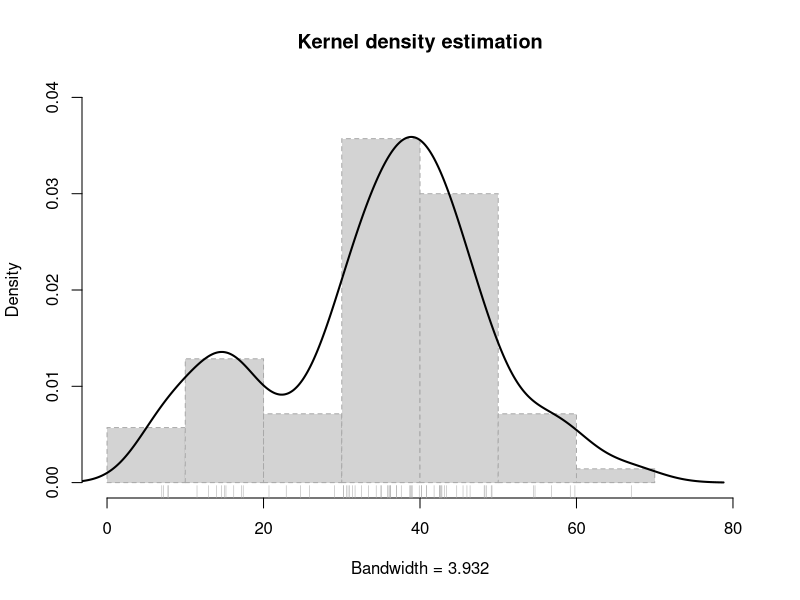
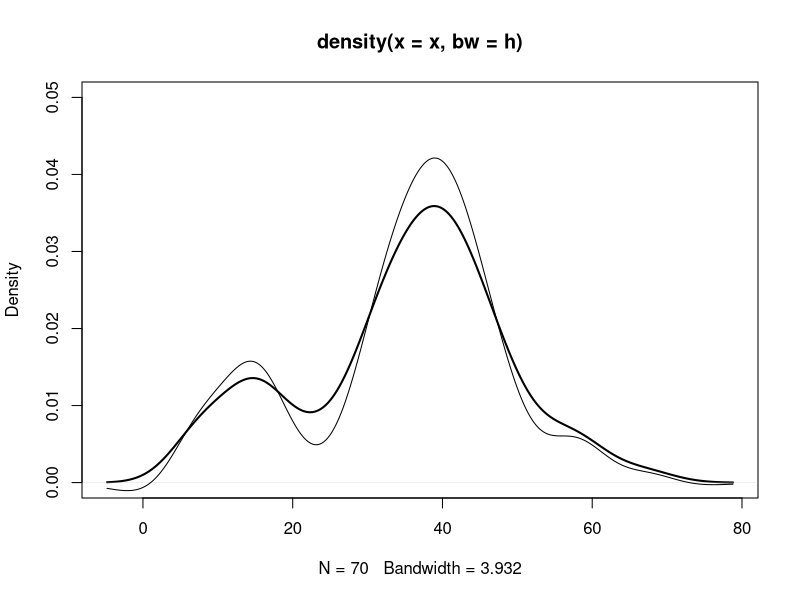
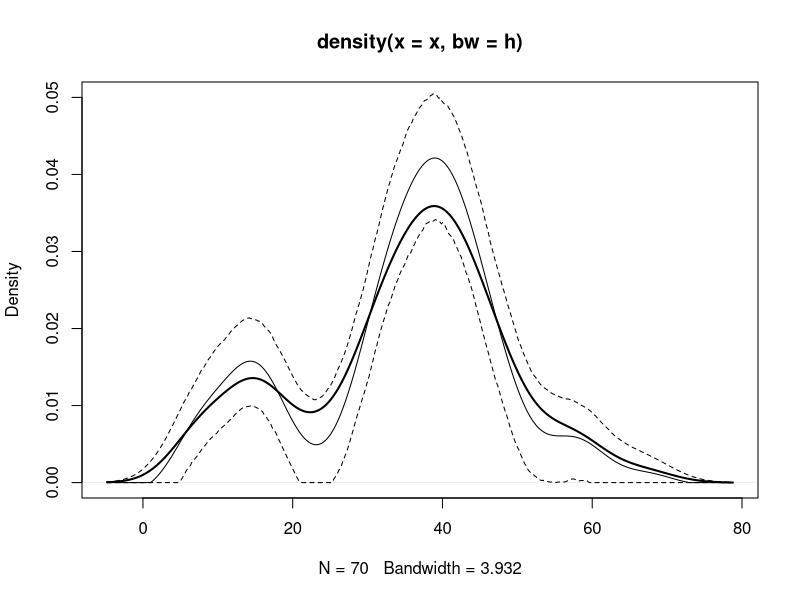
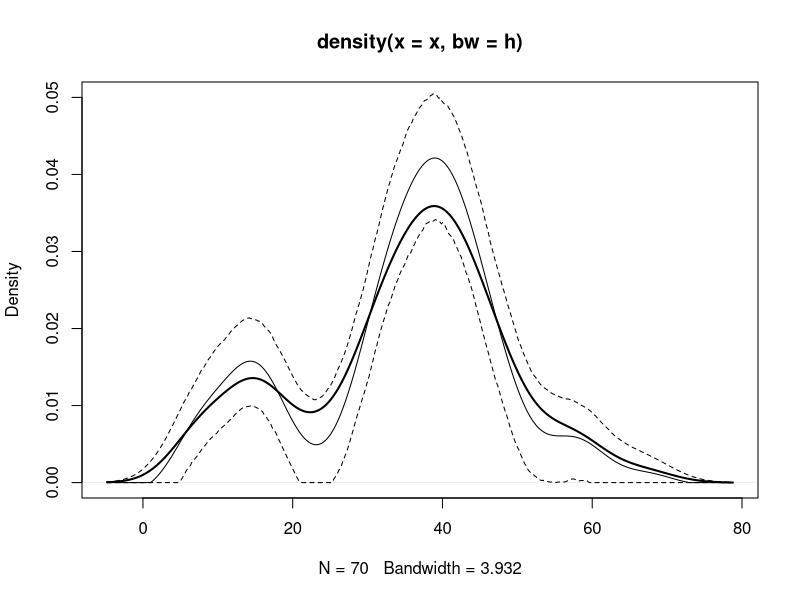
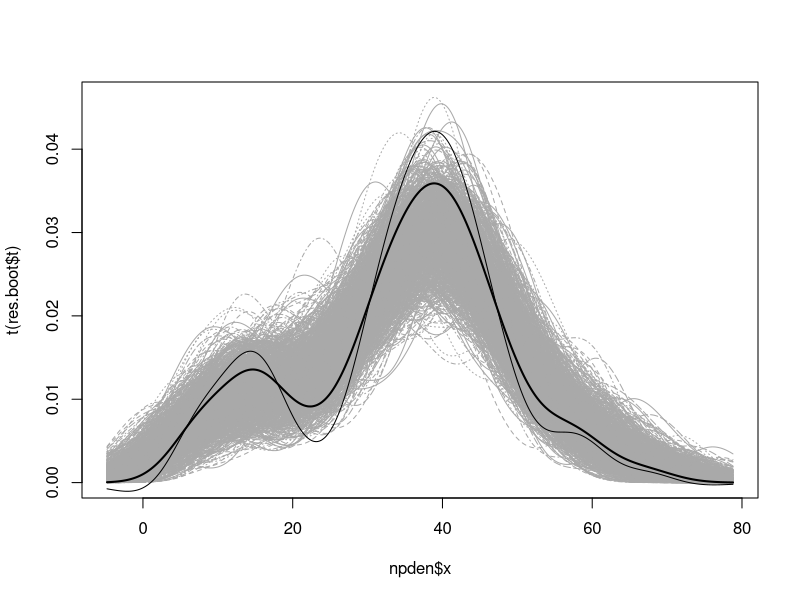
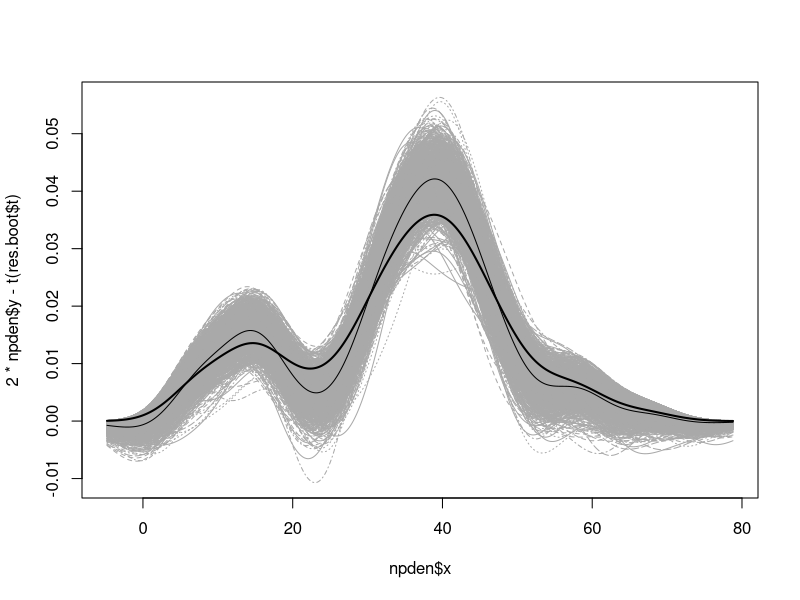

Reproduce these figures in R, in order.
## ---- chunk 1

## ---- chunk 2
x <- precip
h <- bw.SJ(x)
npden <- density(x, bw = h)
# npden <- density(x, bw = "SJ")

# plot(npden)
hist(x, freq = FALSE, main = "Kernel density estimation",
     xlab = paste("Bandwidth =", formatC(h)), lty = 2,
     border = "darkgray", xlim = c(0, 80), ylim = c(0, 0.04))
lines(npden, lwd = 2)
rug(x, col = "darkgray")
## ---- chunk 3
# Remuestreo
set.seed(1)
n <- length(x)
g <- h * n^(4/45) # h*n^(-1/9)/n^(-1/5)
range.x <- range(npden$x) # Para fijar las posiciones de estimación
B <- 1000
stat_den_boot <- matrix(nrow = length(npden$x), ncol = B)
for (k in 1:B) {
    # x_boot <- sample(x, n, replace = TRUE) + rnorm(n, 0, g)
    x_boot <- rnorm(n, sample(x, n, replace = TRUE), g)
    den_boot <- density(x_boot, bw = h, from = range.x[1], to = range.x[2])$y
    # Si se quiere tener en cuenta la variabilidad debida a la selección de
    # la ventana habría que emplear el mismo criterio en la función `density`.
    stat_den_boot[, k] <- den_boot - npden$y
}

# Calculo del sesgo y error estándar 
bias <- apply(stat_den_boot, 1, mean)
std.err <- apply(stat_den_boot, 1, sd)

# Representar estimación y corrección de sesgo bootstrap
plot(npden, type="l", ylim = c(0, 0.05), lwd = 2)
lines(npden$x, npden$y - bias)
# lines(npden$x, pmax(0, npden$y - bias))
## ---- chunk 4
alfa <- 0.05
pto_crit <- apply(stat_den_boot, 1, quantile, probs = c(alfa/2, 1 - alfa/2))
# ic_inf_boot <- npden$y - pto_crit[2, ]
ic_inf_boot <- pmax(0, npden$y - pto_crit[2, ])
ic_sup_boot <- npden$y - pto_crit[1, ]

plot(npden, type="l", ylim = c(0, 0.05), lwd = 2)
lines(npden$x, pmax(0, npden$y - bias))
lines(npden$x, ic_inf_boot, lty = 2)
lines(npden$x, ic_sup_boot, lty = 2)
## ---- chunk 5
library(boot)

# Los objetos necesarios para el cálculo del estadístico
# hay que pasarlos a traves del argumento `data` de `boot`.
range.x <- range(npden$x)
data.precip <- list(x = x, h = h, range.x = range.x)

ran.gen.smooth <- function(data, mle) {
    # Función para generar muestras aleatorias mediante
    # bootstrap suavizado con función núcleo gaussiana,
    # mle contendrá la ventana
    n <- length(data$x)
    g <- mle
    xboot <- rnorm(n, sample(data$x, n, replace = TRUE), g)
    out <- list(x = xboot, h = data$h, range.x = data$range.x)
}

statistic <- function(data) 
                density(data$x, bw = data$h, from = range.x[1], to = range.x[2])$y

set.seed(1)
res.boot <- boot(data.precip, statistic, R = B, sim = "parametric",
                 ran.gen = ran.gen.smooth, mle = g)

# Calculo del sesgo y error estándar
bias <- with(res.boot, apply(t, 2, mean, na.rm = TRUE) -  t0)
std.err <- apply(res.boot$t, 2, sd, na.rm = TRUE)
## ---- chunk 6
# Método percentil básico calculado directamente 
# a partir de las réplicas bootstrap del estimador
alfa <- 0.05
pto_crit <- apply(res.boot$t, 2, quantile, probs = c(alfa/2, 1 - alfa/2))
ic_inf_boot <- pmax(0, 2*npden$y - pto_crit[2, ])
ic_sup_boot <- 2*npden$y - pto_crit[1, ]

plot(npden, ylim = c(0, 0.05), lwd = 2)
lines(npden$x, pmax(0, npden$y - bias))

lines(npden$x, ic_inf_boot, lty = 2)
lines(npden$x, ic_sup_boot, lty = 2)
## ---- chunk 7
matplot(npden$x, t(res.boot$t), type = "l", col = "darkgray")
lines(npden, lwd = 2)
lines(npden$x, npden$y - bias)
## ---- chunk 8
matplot(npden$x, 2*npden$y - t(res.boot$t), type = "l", col = "darkgray")
lines(npden, lwd = 2)
lines(npden$x, npden$y - bias)
